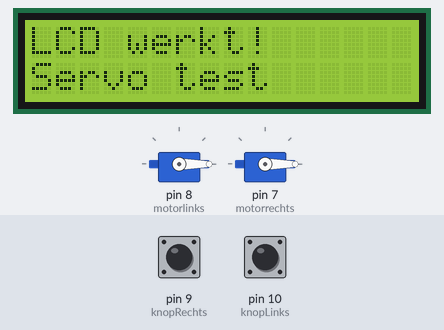
Bench run of a sketch on a simulated Arduino Uno, built with avr-gcc and run on an emulated ATmega328P. Parts: 2 × servo, 16×2 character LCD. Inputs (shaded band) come from the test bench; at power-on: pin 9 (knopRechts) HIGH, pin 10 (knopLinks) HIGH.

Above: at 1.2 s.
1.3 s: pin 9 (knopRechts) pulled LOW for 0.15 s
At 2.5 s:
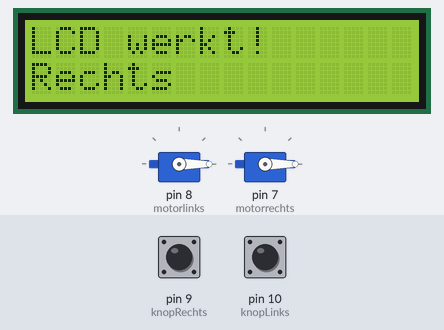
2.9 s: pin 10 (knopLinks) pulled LOW for 0.15 s
At 3.7 s:
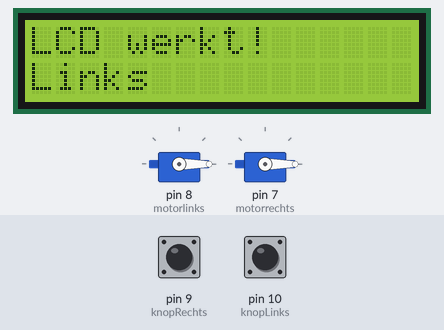
4.5 s: pin 10 (knopLinks) pulled LOW for 3.2 s
At 5.5 s:
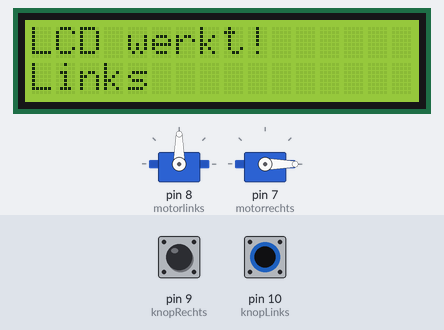
9.2 s: pin 9 (knopRechts) pulled LOW for 1 s
At 10.0 s:
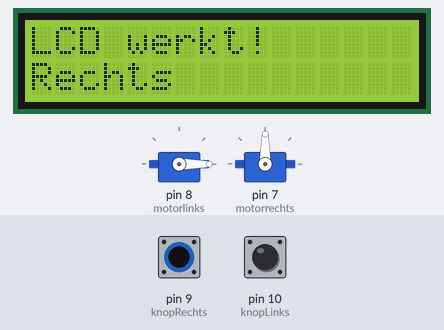
11.7 s: pin 9 (knopRechts) driven LOW and pin 10 (knopLinks) driven LOW
At 12.5 s:
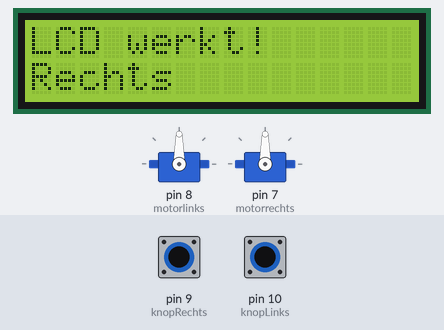
14.7 s: pin 9 (knopRechts) pulsed HIGH 5 times (0.12 s each, 0.3 s apart)
At 14.91 s:
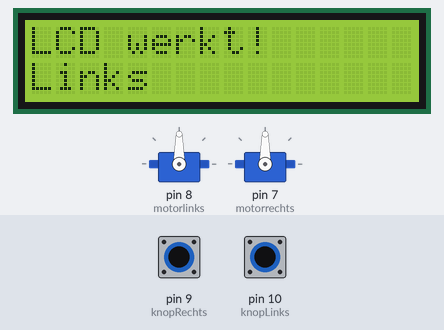
Timing chart, 0 to 17.7 s (numbered marks = the images above; inputs shaded):
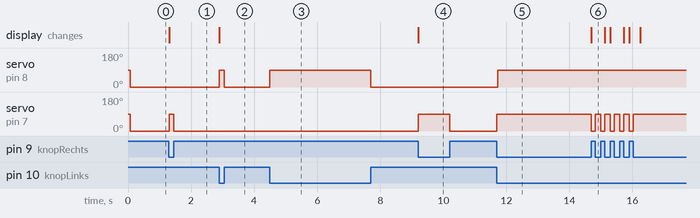

Measured:
- after the input at 1.3 s, servo on pin 7 (motorrechts): 0° → 90° at once, → 0° 0.15 s later; the display: changes at once (image 1)
- after the input at 2.9 s, servo on pin 8 (motorlinks): 0° → 90° at once, → 0° 0.15 s later; the display: changes at once (image 2)
- after the input at 4.5 s, servo on pin 8 (motorlinks): 0° → 90° at once, → 0° 3.2 s later
- after the input at 9.2 s, servo on pin 7 (motorrechts): 0° → 90° at once, → 0° 1.0 s later; the display: changes at once (image 4)
- after the input at 11.7 s, servo on pin 8 (motorlinks), servo on pin 7 (motorrechts): 0° → 90° at once
- after the input at 14.7 s, servo on pin 7 (motorrechts): alternates 90° for 0.18 s and 0° for 0.12 s, 10 changes in all, then stays 90°, starting at once; the display: changes at once (image 6)

The sketch:

Flippers_van_Flipperkast.ino
```cpp
#include <LiquidCrystal.h>
#include <Servo.h>

LiquidCrystal lcd(12, 11, 5, 4, 3, 2);

Servo motorlinks;
Servo motorrechts;

const int knopLinks = 10;
const int knopRechts = 9;

void setup() {

  pinMode(knopLinks, INPUT_PULLUP);
  pinMode(knopRechts, INPUT_PULLUP);

  motorlinks.attach(8);
  motorrechts.attach(7);

  lcd.begin(16, 2);

  lcd.setCursor(0, 0);
  lcd.print("LCD werkt!");

  lcd.setCursor(0, 1);
  lcd.print("Servo test");
}

void loop() {

  if (digitalRead(knopLinks) == LOW) {
    motorlinks.write(90);

    lcd.setCursor(0, 1);
    lcd.print("Links        ");
  }
  else {
    motorlinks.write(0);
  }

  if (digitalRead(knopRechts) == LOW) {
    motorrechts.write(90);

    lcd.setCursor(0, 1);
    lcd.print("Rechts       ");
  }
  else {
    motorrechts.write(0);
  }
}
```
